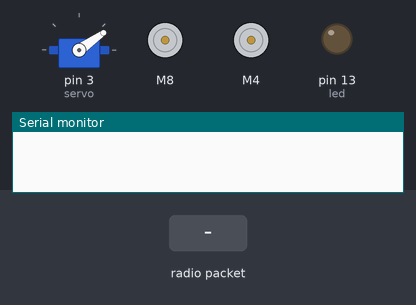
Recording of a sketch running on a simulated Arduino Uno, built with avr-gcc and run on an emulated ATmega328P. Parts: servo, 2 × DC motor (green arrow = forward, orange = backward, longer = faster), output pins drawn as LEDs (lit = HIGH), the last lines printed to the serial monitor. The inputs (shaded band) are chosen by the test bench. No radio packets arrive unless stated.

Above: at 1.2 s.
1.3 s: radio packet "Left" arrives
At 1.61 s:
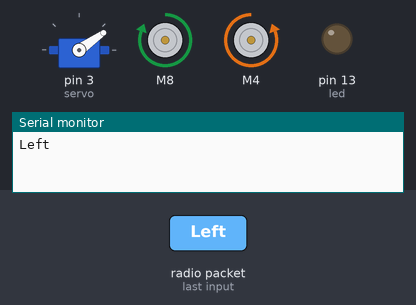
3.2 s: radio packet "Rght" arrives
At 3.51 s:
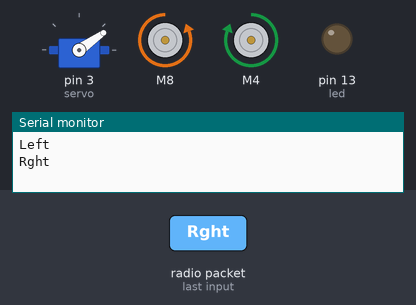
5.1 s: radio packet "Forw" arrives
At 5.5 s:
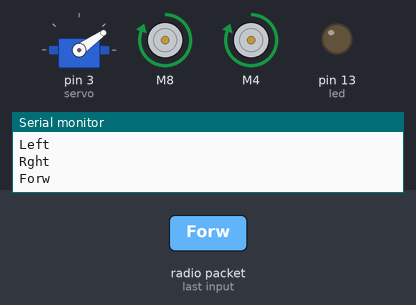
7.2 s: radio packet "Back" arrives
At 7.6 s:
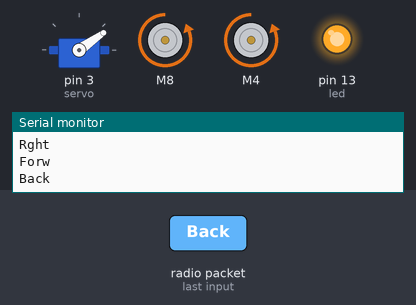
Timing chart, 0 to 10.2 s (numbered marks = the images above; inputs shaded):
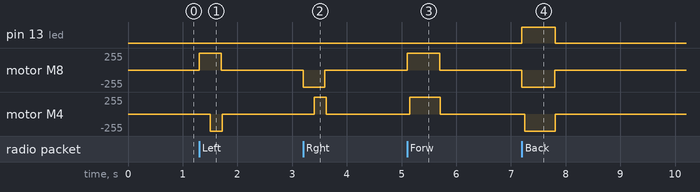

The sketch:

haccNano.ino
```cpp
#include <SparkFun_TB6612.h>
#include <RH_ASK.h>
#include <SPI.h>
#include <ServoTimer2.h>

/*
 * Using Arduino Nano and TB6612FNG Motor Driver
 * Based on wireless input from Arduino Uno controls
 * speed and direction of motors, and opens or closes
 * servo
 *
 * Nano --> Motor Driver
 * 3.3V --> Vcc
 * D9 --> STBY
 * D8/7 --> AIN1/2
 * D6/5 --> PWMA/B
 * D4/2 --> BIN1/2
 * Gnd --> Gnd
 *
 * Nano --> Receiver
 * 5V --> Vcc (1)
 * D11 --> Data (3)
 * Gnd --> Gnd (4)
 *
 * Nano --> LED
 * D13 --> LED +
 * Gnd --> LED -
 *
 * Nano --> Servo
 * 5V --> +
 * Gnd --> Gnd
 * D3 --> Signal
 *
 * Additional Connections
 * 9V Battery +/- --> VM/Gnd
 * Motor 1 +/- --> A01/2
 * Motor 2 +/- --> B01/2
*/

#define AIN1 8
#define BIN1 4
#define AIN2 7
#define BIN2 2
#define PWMA 6
#define PWMB 5
#define STBY 9

#define led 13

ServoTimer2 servo;
int pos = 900;

const int offsetA = 1;
const int offsetB = 1;

Motor m1 = Motor(AIN1, AIN2, PWMA, offsetA, STBY);
Motor m2 = Motor(BIN1, BIN2, PWMB, offsetB, STBY);

RH_ASK receiver;

char direct[5];
char spdArr[4];
int past;
int ser;

uint8_t message[9];
uint8_t len = sizeof(message);

void setup() {
  Serial.begin(38400);
  if (!receiver.init()){
    Serial.println("init failed");
  }

  pinMode(led, OUTPUT);
  servo.attach(3);
}

void loop() {
  servo.write(pos);

  //if message from uno is correct length
  if (receiver.recv(message, &len)){
    int i, j, k, m ,spd;
    //copy direction to corresponding array
    for (i = 0; i < 4; i++){
      direct[i] = message[i];
    }
    direct[4] = '\0';

    //get speed values
    for (j = 0; j < 3; j++){
      spdArr[j] = message[4 + j];
    }
    spdArr[3] = '\0';

    //convert speed to integer
    spd = ((int)spdArr[0] - 48)*100 + ((int)spdArr[1] - 48)*10 + ((int)spdArr[2] - 48);

    ser = message[7] - 48;

    if (ser){
      pos = 900; //close
    }
    else {
      pos = 2250; //open
    }

    Serial.println(direct);

    //Check for direction, then drive motors at spd
    if (strcmp(direct, "Stop") == 0) {
        m1.drive(0, 250);
        m2.drive(0, 250);
    }
    else if (strcmp(direct, "Left") == 0) {
        m1.drive(-1*spd, 200);
        m2.drive(spd, 200);
        m1.drive(0, 25);
        m2.drive(0, 25);
    }
    else if (strcmp(direct, "Rght") == 0) {
        m1.drive(spd, 200);
        m2.drive(-1*spd, 200);
        m1.drive(0, 25);
        m2.drive(0, 25);
    }
    else if (strcmp(direct, "Forw") == 0) {
      for (int n = 0; n < 6; n++){
        m1.drive(-1*spd, 50);
        m2.drive(-1*spd, 50);
      }
      m1.drive(0, 5);
      m2.drive(0, 5);
    }
    else if (strcmp(direct, "Back") == 0) {
      digitalWrite(led, HIGH);
      for (int n = 0; n < 6; n++){
        m1.drive(spd, 50);
        m2.drive(spd, 50);
      }
      m1.drive(0, 5);
      m2.drive(0, 5);
      digitalWrite(led, LOW);
    }
  }
}
```

Measured:
- after the input at 1.3 s, motor M8: stopped → forward 255/255 at once, → stopped 0.40 s later; motor M4: stopped → backward 255/255 after 0.20 s, → stopped 0.23 s later
- after the input at 3.2 s, motor M8: stopped → backward 255/255 at once, → stopped 0.40 s later; motor M4: stopped → forward 255/255 after 0.20 s, → stopped 0.23 s later
- after the input at 5.1 s, motor M8: stopped → forward 255/255 at once, → stopped 0.60 s later; motor M4: stopped → forward 255/255 after 0.05 s, → stopped 0.56 s later
- after the input at 7.2 s, pin 13 (led): LOW → HIGH at once, → LOW 0.61 s later; motor M8: stopped → backward 255/255 at once, → stopped 0.60 s later; motor M4: stopped → backward 255/255 after 0.05 s, → stopped 0.56 s later
